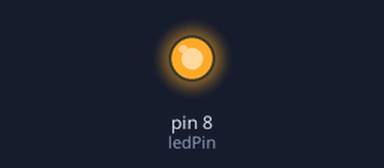
A sketch run on a simulated Arduino Uno, built with avr-gcc and run on an emulated ATmega328P. Shown: output pins drawn as LEDs (lit = HIGH). What the sketch prints to the serial monitor is not drawn.

Above: at 0.05 s.
Timing chart, 0 to 5.8 s (numbered marks = the images above):
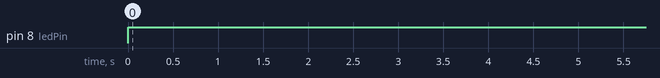

The sketch:

sketch_feb19a.ino
```cpp
int ledPin = 8;
void setup() {
  // put your setup code here, to run once:
  Serial.begin(9600);
  pinMode(ledPin,OUTPUT);

}

void loop() {
  // put your main code here, to run repeatedly:
  Serial.print("yes");
  digitalWrite(ledPin, HIGH);
  delay(5000);
  digitalWrite(ledPin, LOW);
}
```

Measured:
- by itself, pin 8 (ledPin): LOW → HIGH at 0.00 s
